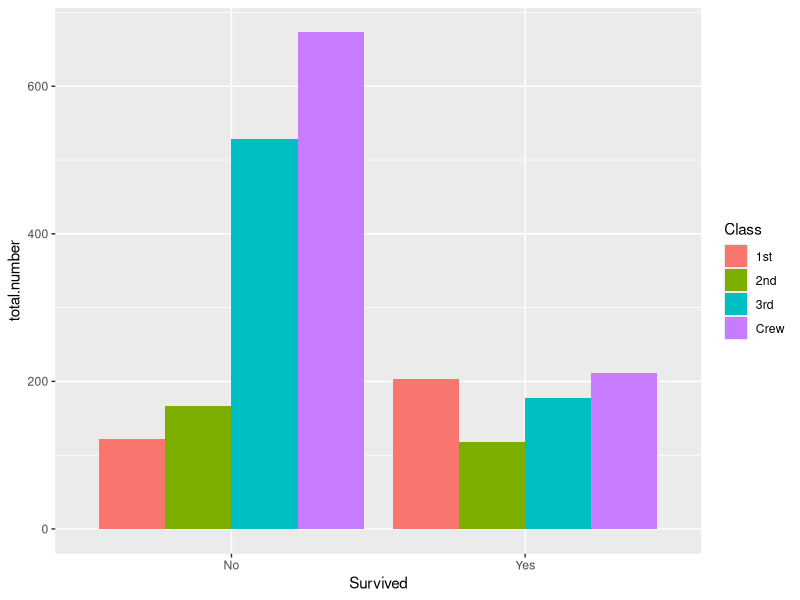
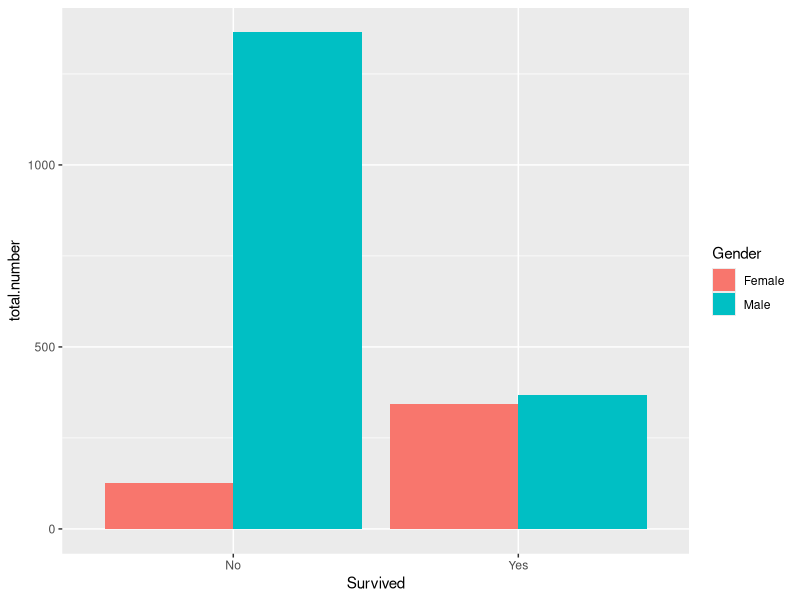

R code for these plots, in order:
## ---- chunk 1
knitr::opts_chunk$set(echo = TRUE)
## ---- chunk 2

# Clear the memory.
rm(list = ls())




# Load libraries.
library(dplyr)
library(ggplot2)
library(readr)





# Load the data set "Titanic_Survival.csv" and assign it to 
# an object named "Titanic".
titanic <- read.csv('Titanic_Survival.csv')




## ---- chunk 3
titanic
## ---- chunk 4
summary(titanic)


## ---- chunk 5

# Totals by class
totals_class <- titanic %>%
  group_by(Class, Survived) %>%
    summarise(total.number = sum(Freq))

totals_class
# Totals by Gender
totals_gender <- titanic %>%
  group_by(Gender, Survived) %>%
    summarise(total.number = sum(Freq))

totals_gender


## ---- chunk 6

ggplot(totals_class, aes(x = Survived, y = total.number,
fill = Class)) +
geom_bar(stat = 'identity', position = 'dodge') 
ggplot(totals_gender, aes(x = Survived, y = total.number,
fill = Gender)) +
geom_bar(stat = 'identity', position = 'dodge') 
# scale_fill_manual(values = c(black = "black", red = "red"))
## ---- chunk 7
Titanic_By_Class.mat <- xtabs(Freq ~ Survived + Class,
                  data = titanic)

Titanic_By_Gender.mat <- xtabs(Freq ~ Survived + Gender,
                  data = titanic)

## ---- chunk 8

Titanic_By_Class.mat
## ---- chunk 9
Titanic_By_Gender.mat
## ---- chunk 10
library(glue)
cols <- ncol(Titanic_By_Gender.mat)
glue('Number of columns in gender.mat {cols}')

rows <- nrow(Titanic_By_Gender.mat)
glue('Number of rows in gender.mat {rows}')

glue('Total Titanic passengers: {sum(titanic$Freq)}')


## ---- chunk 11
Alpha_value = 0.01
Degrees_of_freedom = (rows-1) * (cols-1)
Critical_Value = 3.841

glue('Alpha = {Alpha_value}')
glue('Degrees of freedom = {Degrees_of_freedom}')
glue('Critical Value = {Critical_Value}')

obs_f = 344/(344+126)
obs_m = 367/(367+1364)

glue('Observed frequency of female survival: {obs_f}')
glue('Observed frequency of male survival: {obs_m}')

exp_f = .5
exp_m = .5

glue('Expected frequency of female survival: {exp_f}')
glue('Expected frequency of male survival: {exp_m}')

Titanic_By_Gender.chisquare <- chisq.test(Titanic_By_Gender.mat, correct = TRUE)
Titanic_By_Gender.chisquare
## ---- chunk 12
(Titanic_By_Class.mat)

## ---- chunk 13
Alpha_value = 0.01
Degrees_of_freedom = (rows-1) * (cols-1)
Critical_Value = 3.841

glue('Alpha = {Alpha_value}')
glue('Degrees of freedom = {Degrees_of_freedom}')
glue('Critical Value = {Critical_Value}')

obs_1 = 203 / (122 + 203)
obs_2 = 118 / (118 + 167)
obs_3 = 178 / (178 + 528)
obs_4 = 212 / (212 + 673)

glue('Observed frequency of 1st class survival: {obs_1}')
glue('Observed frequency of 2nd class survival: {obs_2}')
glue('Observed frequency of 3rd class survival: {obs_3}')
glue('Observed frequency of crew survival: {obs_4}')

exp_1 = 0.25
exp_2 = 0.25
exp_3 = 0.25
exp_4 = 0.25

glue('Expected frequency of 1st class survival: {exp_1}')
glue('Expected frequency of 2nd class survival: {exp_2}')
glue('Expected frequency of 3rd class survival: {exp_3}')
glue('Expected frequency of crew survival: {exp_4}')

Titanic_By_Class.chisquare <- chisq.test(Titanic_By_Class.mat, correct = TRUE)
Titanic_By_Class.chisquare
